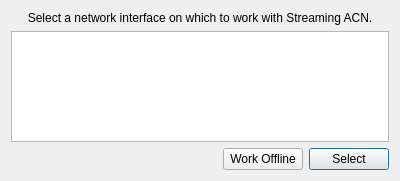
<?xml version="1.0" encoding="UTF-8"?>
<ui version="4.0">
 <class>NICSelectDialog</class>
 <widget class="QDialog" name="NICSelectDialog">
  <property name="geometry">
   <rect>
    <x>0</x>
    <y>0</y>
    <width>400</width>
    <height>181</height>
   </rect>
  </property>
  <property name="windowTitle">
   <string>Select Network Interface</string>
  </property>
  <layout class="QVBoxLayout" name="verticalLayout">
   <item>
    <widget class="QLabel" name="label">
     <property name="text">
      <string>Select a network interface on which to work with Streaming ACN.</string>
     </property>
     <property name="alignment">
      <set>Qt::AlignCenter</set>
     </property>
    </widget>
   </item>
   <item>
    <widget class="QListWidget" name="listWidget"/>
   </item>
   <item>
    <layout class="QHBoxLayout" name="horizontalLayout">
     <item>
      <spacer name="horizontalSpacer">
       <property name="orientation">
        <enum>Qt::Horizontal</enum>
       </property>
       <property name="sizeHint" stdset="0">
        <size>
         <width>40</width>
         <height>20</height>
        </size>
       </property>
      </spacer>
     </item>
     <item>
      <widget class="QPushButton" name="btnWorkOffline">
       <property name="text">
        <string>Work Offline</string>
       </property>
      </widget>
     </item>
     <item>
      <widget class="QPushButton" name="btnSelect">
       <property name="text">
        <string>Select</string>
       </property>
       <property name="default">
        <bool>true</bool>
       </property>
      </widget>
     </item>
    </layout>
   </item>
  </layout>
 </widget>
 <resources/>
 <connections/>
</ui>
